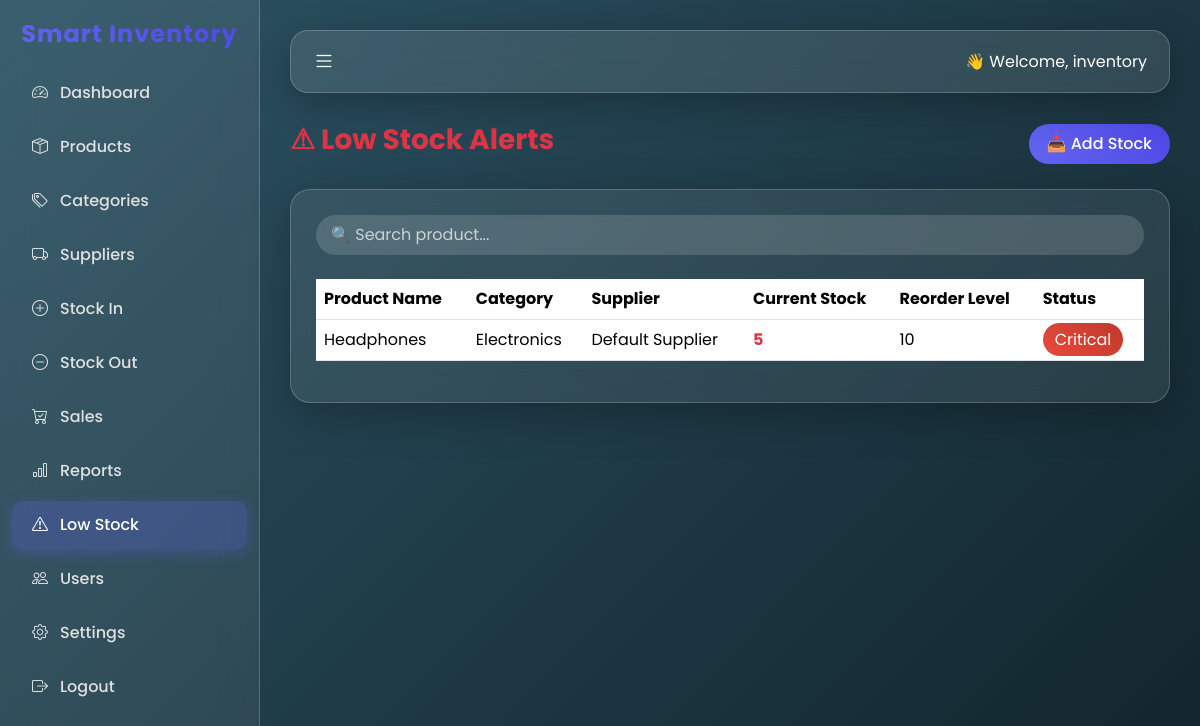
Page /low-stock/ (signed in) on the committed database.
### inventory_app/models.py (models this page shows, shortened)
class Product(models.Model):
    name = models.CharField(max_length=200)
    sku = models.CharField(max_length=50, unique=True)
    category = models.ForeignKey(
        Category,
        on_delete=models.CASCADE,
        related_name="products"
    )
    supplier = models.CharField(max_length=100, default="Default Supplier")
    price = models.DecimalField(max_digits=10, decimal_places=2)
    current_stock = models.PositiveIntegerField(default=0)
    reorder_level = models.PositiveIntegerField(default=10)
    created_at = models.DateTimeField(auto_now_add=True)
    class Meta:
        ordering = ['name']

class Category(models.Model):
    name = models.CharField(max_length=100, unique=True)
    class Meta:
        ordering = ['name']
        verbose_name_plural = "Categories"

### inventory_app/views.py (the view)
# urls.py: path('low-stock/', views.low_stock, name='low_stock'),
@login_required
def low_stock(request):
    low_stock_products = Product.objects.filter(
        current_stock__lte=F('reorder_level')
    )
    return render(request, 'low_stock.html', {
        'low_stock_products': low_stock_products
    })

### inventory_app/templates/low_stock.html (shortened to what this page needs)
{% extends 'base.html' %}
{% block content %}
<div class="fade-in">
<div class="d-flex justify-content-between align-items-center mb-4">
    <h3 class="fw-bold text-danger">⚠ Low Stock Alerts</h3>
    <a href="{% url 'stock_in' %}" class="btn btn-gradient text-white">
        📥 Add Stock
    </a>
</div>
<div class="table-card">
    <div class="mb-4">
        <input type="text" id="searchInput" class="form-control search-box"
               placeholder="🔍 Search product..." onkeyup="searchTable()">
    </div>
    <div class="table-responsive">
        <table class="table table-hover align-middle" id="lowStockTable">
            <thead>
                <tr>
                    <th>Product Name</th>
                    <th>Category</th>
                    <th>Supplier</th>
                    <th>Current Stock</th>
                    <th>Reorder Level</th>
                    <th>Status</th>
                </tr>
            </thead>
            <tbody>
                {% for product in low_stock_products %}
                <tr>
                    <td>{{ product.name }}</td>
                    <td>{{ product.category.name }}</td>
                    <td>{{ product.supplier }}</td>
                    <td>
                        <span class="text-danger fw-bold">
                            {{ product.current_stock }}
                        </span>
                    </td>
                    <td>{{ product.reorder_level }}</td>
                    <td>
                        {% if product.current_stock <= 5 %}
                            <span class="critical-badge text-white">
                                Critical
                            </span>
                        {% else %}
                            <span class="warning-badge text-white">
                                Low
                            </span>
                        {% endif %}
                    </td>
                </tr>
                {% empty %}
                <tr>
                    <td colspan="6" class="text-center text-success">
                        🎉 All products are sufficiently stocked!
                    </td>
                </tr>
                {% endfor %}
            </tbody>
        </table>
    </div>
</div>
</div>
{% endblock %}

### inventory_app/templates/base.html (shortened to what this page needs)
<!DOCTYPE html>
<html>
<head>
    <link href="https://cdn.jsdelivr.net/npm/bootstrap@5.3.2/dist/css/bootstrap.min.css" rel="stylesheet">
    <link href="https://cdn.jsdelivr.net/npm/bootstrap-icons/font/bootstrap-icons.css" rel="stylesheet">
</head>
<body>
<div class="sidebar">
    <h4>Smart Inventory</h4>
    <a href="{% url 'dashboard' %}" class="{% if request.resolver_match.url_name == 'dashboard' %}active{% endif %}">
        <i class="bi bi-speedometer2"></i><span>Dashboard</span>
    </a>
    <a href="{% url 'product_list' %}" class="{% if request.resolver_match.url_name == 'product_list' %}active{% endif %}">
        <i class="bi bi-box-seam"></i><span>Products</span>
    </a>
    <a href="{% url 'category_list' %}" class="{% if request.resolver_match.url_name == 'category_list' %}active{% endif %}">
        <i class="bi bi-tags"></i><span>Categories</span>
    </a>
    <a href="{% url 'supplier_list' %}" class="{% if request.resolver_match.url_name == 'supplier_list' %}active{% endif %}">
        <i class="bi bi-truck"></i><span>Suppliers</span>
    </a>
    <a href="{% url 'stock_in' %}" class="{% if request.resolver_match.url_name == 'stock_in' %}active{% endif %}">
        <i class="bi bi-plus-circle"></i><span>Stock In</span>
    </a>
    <a href="{% url 'stock_out' %}" class="{% if request.resolver_match.url_name == 'stock_out' %}active{% endif %}">
        <i class="bi bi-dash-circle"></i><span>Stock Out</span>
    </a>
    <a href="{% url 'sale_history' %}" class="{% if request.resolver_match.url_name == 'sale_history' %}active{% endif %}">
        <i class="bi bi-cart-check"></i><span>Sales</span>
    </a>
    <a href="{% url 'reports' %}" class="{% if request.resolver_match.url_name == 'reports' %}active{% endif %}">
        <i class="bi bi-bar-chart"></i><span>Reports</span>
    </a>
    <a href="{% url 'low_stock' %}" class="{% if request.resolver_match.url_name == 'low_stock' %}active{% endif %}">
        <i class="bi bi-exclamation-triangle"></i><span>Low Stock</span>
    </a>
    <a href="{% url 'user_list' %}">
        <i class="bi bi-people"></i><span>Users</span>
    </a>
    <a href="{% url 'settings' %}">
        <i class="bi bi-gear"></i><span>Settings</span>
    </a>
    <a href="{% url 'logout' %}">
        <i class="bi bi-box-arrow-right"></i><span>Logout</span>
    </a>
</div>
<div class="content">
    <div class="topbar d-flex justify-content-between align-items-center">
        <div>
            <i class="bi bi-list toggle-btn" onclick="toggleSidebar()"></i>
        </div>
        <div>
            👋 Welcome, {{ request.user.username }}
        </div>
    </div>
    {% block content %}{% endblock %}
</div>
</body>
</html>

### inventory_app/templates/base.html (style rules this page uses)
* { font-family: 'Poppins', sans-serif; }
body { overflow-x: hidden; background: linear-gradient(-45deg, #141E30, #243B55, #0f2027, #2c5364); background-size: 400% 400%; animation: gradientBG 18s ease infinite; color: white; }
.sidebar { height: 100vh; width: 260px; position: fixed; backdrop-filter: blur(18px); background: rgba(255, 255, 255, 0.07); border-right: 1px solid rgba(255,255,255,0.2); padding-top: 20px; transition: 0.4s ease; }
.sidebar h4 { font-weight: 700; letter-spacing: 1px; text-align: center; margin-bottom: 20px; background: linear-gradient(45deg, #6366f1, #4f46e5); background-clip: text; -webkit-background-clip: text; color: transparent; -webkit-text-fill-color: transparent; }
.sidebar a { color: #e0e0e0; display: flex; align-items: center; gap: 12px; padding: 12px 20px; text-decoration: none; transition: 0.3s ease; border-radius: 10px; margin: 6px 12px; font-weight: 500; }
.sidebar a.active { background: rgba(99,102,241,0.25); color: white; box-shadow: 0 4px 15px rgba(99,102,241,0.3); }
.content { margin-left: 260px; padding: 30px; transition: 0.4s ease; }
.topbar { backdrop-filter: blur(15px); background: rgba(255,255,255,0.1); padding: 14px 22px; margin-bottom: 30px; border-radius: 18px; border: 1px solid rgba(255,255,255,0.2); box-shadow: 0 10px 35px rgba(0,0,0,0.25); animation: fadeDown 0.6s ease; }
.btn { border-radius: 30px; padding: 8px 20px; font-weight: 500; transition: 0.3s ease; }
.toggle-btn { cursor: pointer; font-size: 22px; transition: 0.3s; }

### inventory_app/templates/low_stock.html (style rules this page uses)
.fade-in { animation: fadeIn 0.6s ease-in-out; }
.table-card { backdrop-filter: blur(15px); background: rgba(255,255,255,0.08); border: 1px solid rgba(255,255,255,0.2); padding: 25px; border-radius: 20px; box-shadow: 0 12px 40px rgba(0,0,0,0.25); color: white; }
.table { color: white; }
.table thead { background: rgba(255,255,255,0.15); }
.critical-badge { background: linear-gradient(45deg, #e74a3b, #c0392b); padding: 5px 12px; border-radius: 20px; }
.search-box { background: rgba(255,255,255,0.15); border: none; border-radius: 30px; padding: 8px 15px; color: white; }
.search-box::placeholder { color: rgba(255,255,255,0.7); }
.btn-gradient { background: linear-gradient(45deg, #6366f1, #4f46e5); border: none; border-radius: 30px; padding: 8px 18px; transition: 0.3s ease; }

### rows in the picture
Product: name "Headphones", category.name "Electronics", supplier "Default Supplier", current_stock "5", reorder_level "10", shows "Critical"

### other values in the picture
{{ request.user.username }} "inventory"
